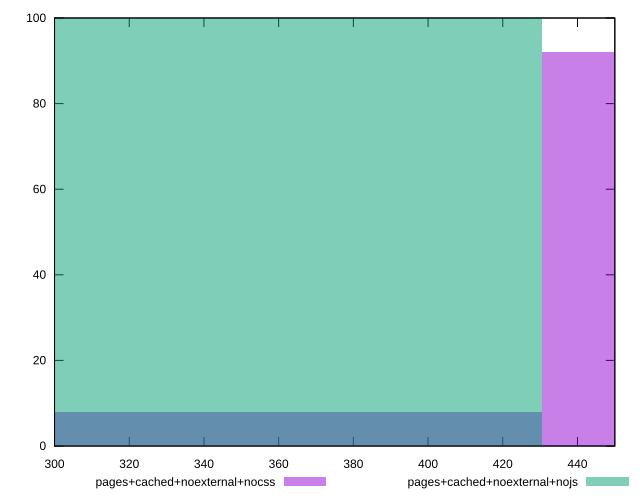

Here is the gnuplot script that generated this plot:
reset

$pagesCachedNoexternalNocss <<EOF
516.4937742854811 92
344.32918285698736 8
EOF

$pagesCachedNoexternalNojs <<EOF
344.32918285698736 100
EOF

set key outside below
set boxwidth 172.16459142849368
set xrange [300:450]
set yrange [0:100]
set trange [0:100]
set style fill transparent solid 0.5 noborder
set terminal svg size 640, 500 enhanced background rgb 'white'
set output "report_00008_2021-01-22T20:58:29.167/uses-text-compression/comparison/histogram/9_vs_10.svg"

plot $pagesCachedNoexternalNocss title "pages+cached+noexternal+nocss" with boxes, \
     $pagesCachedNoexternalNojs title "pages+cached+noexternal+nojs" with boxes

reset
